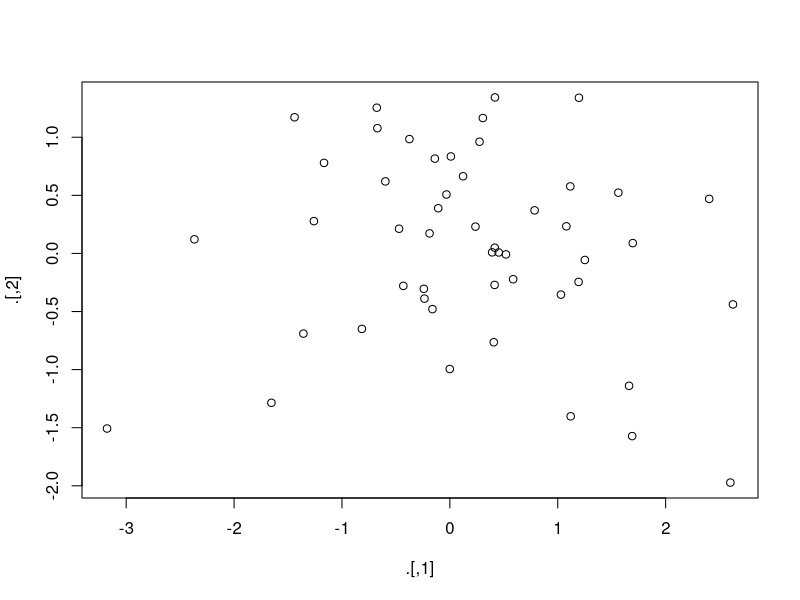
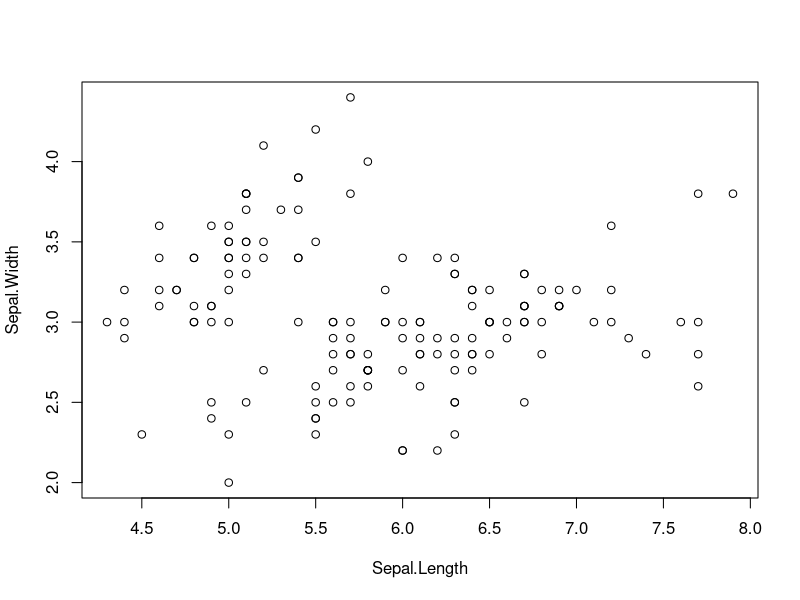

Write R code to recreate these figures, in order.
## ---- chunk 1
knitr::opts_chunk$set(echo = TRUE, cache = TRUE, message = FALSE)
## ---- chunk 2
library(ggplot2)
library(dplyr)
library(forcats)
library(tidyr)
library(lubridate)
library(stringr)
## ---- chunk 3
env <- environment()
"x" %>% assign(100, envir = env)
x
## ---- chunk 4
library(magrittr)
rnorm(100) %>%
  matrix(ncol = 2) %T>%
  plot() %>% 
  str()

iris %>% 
  select(Sepal.Length, Sepal.Width) %T>%  
  plot() %>% 
  select(Sepal.Length) %>% 
  head(10)

## ---- chunk 5
mtcars %$%
  cor(disp, mpg)

mtcars %>%
  with(cor(disp, mpg))

